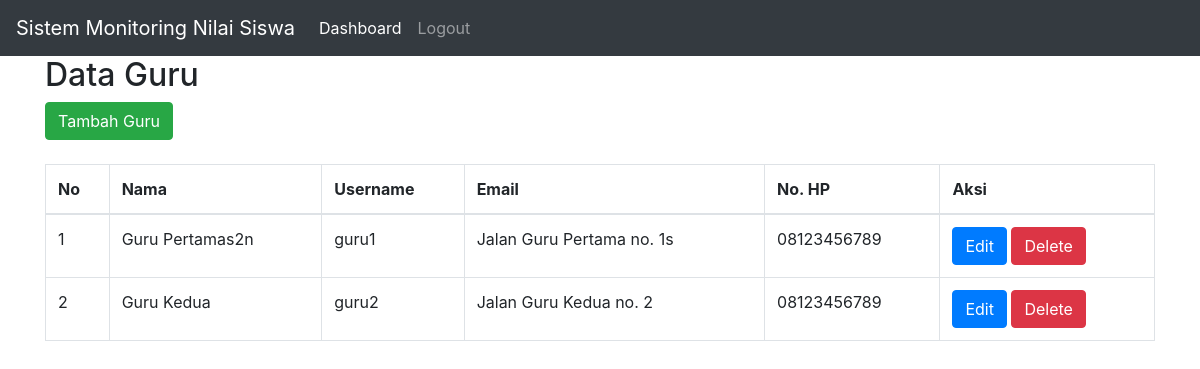
/index.php/guru, run on the app's committed database.
### tables this page shows
CREATE TABLE `guru` (
  `id_guru` int(11) NOT NULL,
  `nama_guru` varchar(255) NOT NULL,
  `alamat_guru` varchar(255) NOT NULL,
  `telepon_guru` varchar(20) NOT NULL,
  `id_user` int(11) NOT NULL
);

CREATE TABLE `user` (
  `id_user` int(11) NOT NULL,
  `username` varchar(255) NOT NULL,
  `password` varchar(255) NOT NULL,
  `role` enum('admin','guru','murid') NOT NULL
);

### application/controllers/Guru.php (called while the page is built, shortened)
<?php
class Guru extends CI_Controller
{
  public function __construct()
  {
    $this->load->model('guru_model');
    $this->load->model('user_model');
  }
  public function index()
  {
    $data['guru'] = $this->guru_model->get_all();
    $this->load->view('layout/header');
    $this->load->view('guru/index', $data);
    $this->load->view('layout/footer');
  }
}

### index.php (called while the page is built, shortened)
<?php
require_once BASEPATH.'core/CodeIgniter.php';

### application/models/Guru_model.php (called while the page is built, shortened)
<?php
class Guru_model extends CI_Model
{
  public function get_all()
  {
    $this->db->select('*');
    $this->db->from('guru');
    $this->db->join('user', 'guru.id_user = user.id_user');
    $query = $this->db->get();
    return $query->result();
  }
}

### application/views/guru/index.php (the view)
<div class="container">
  <div class="row">
    <div class="col-md-12">
      <h2>Data Guru</h2>
      <a href="<?php echo base_url('guru/create'); ?>" class="btn btn-success">Tambah Guru</a>
      <br><br>
      <table class="table table-bordered">
        <thead>
          <tr>
            <th>No</th>
            <th>Nama</th>
            <th>Username</th>
            <th>Email</th>
            <th>No. HP</th>
            <th>Aksi</th>
          </tr>
        </thead>
        <tbody>
          <?php $i = 1; ?>
          <?php foreach ($guru as $g) : ?>
            <tr>
              <td><?php echo $i++; ?></td>
              <td><?php echo $g->nama_guru; ?></td>
              <td><?php echo $g->username; ?></td>
              <td><?php echo $g->alamat_guru; ?></td>
              <td><?php echo $g->telepon_guru; ?></td>
              <td>
                <a href="<?php echo base_url('guru/edit/' . $g->id_guru); ?>" class="btn btn-primary">Edit</a>
                <a href="<?php echo base_url('guru/delete/' . $g->id_guru); ?>" class="btn btn-danger" onclick="return confirm('Anda yakin ingin menghapus data ini?')">Delete</a>
              </td>
            </tr>
          <?php endforeach; ?>
        </tbody>
      </table>
    </div>
  </div>
</div>

### data on the page
guru: nama_guru "Guru Pertamas2n", id_user.username "guru1", alamat_guru "Jalan Guru Pertama no. 1s", telepon_guru "08123456789"
guru: nama_guru "Guru Kedua", id_user.username "guru2", alamat_guru "Jalan Guru Kedua no. 2", telepon_guru "08123456789"
